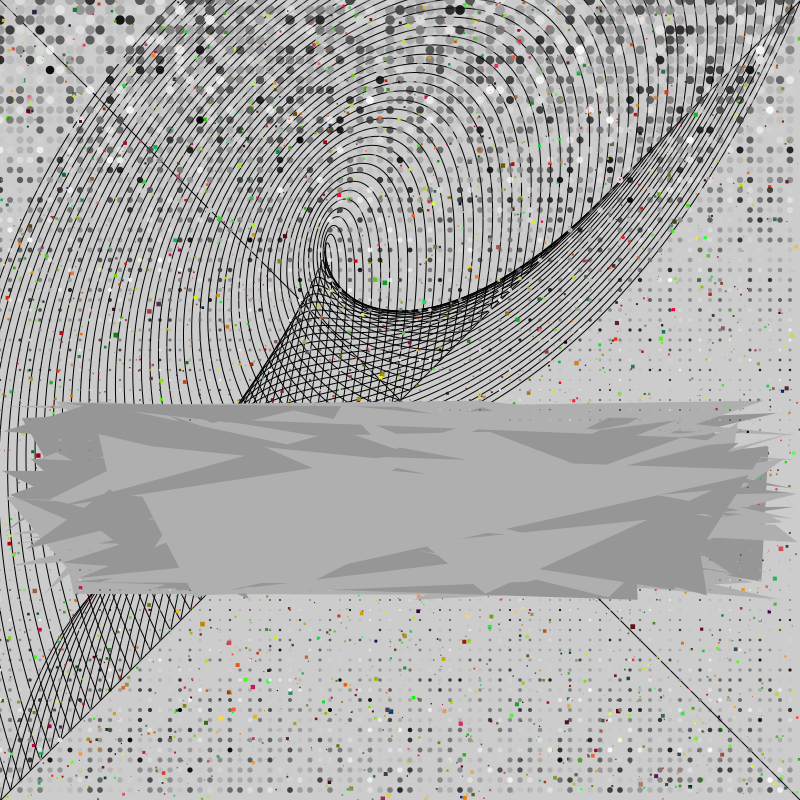
Frame 1 (no input)
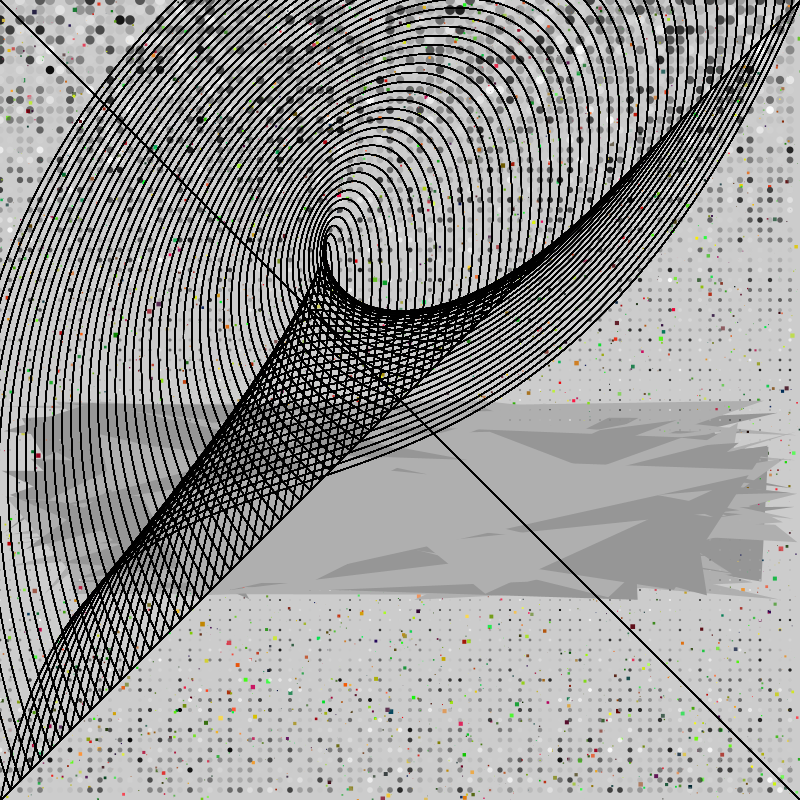
Frame 60 (the mouse pressed at the canvas centre just before this capture)
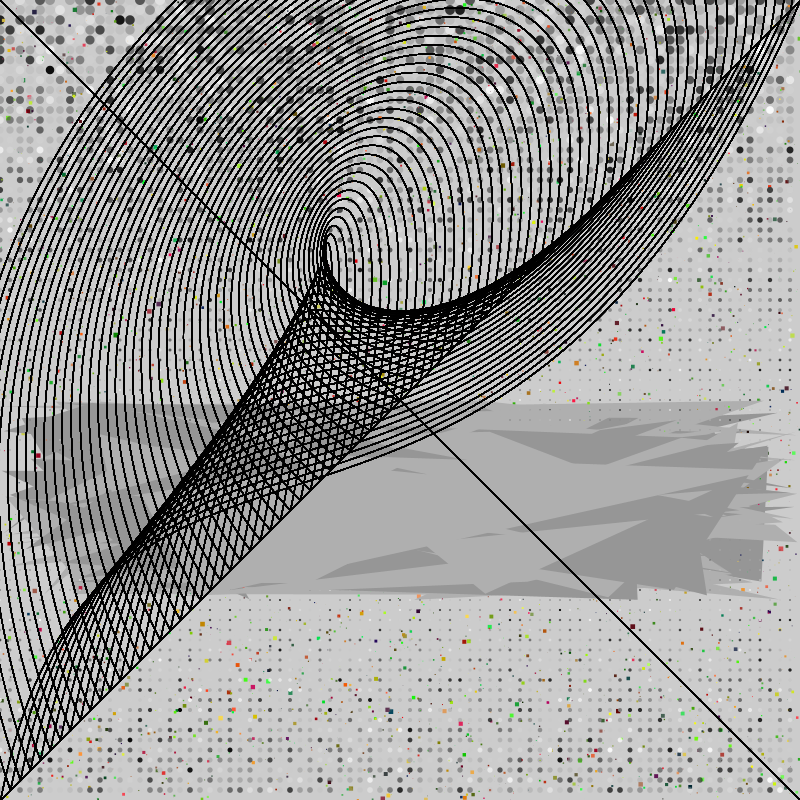
Frame 120 (the mouse held since frame 60 and released just before this capture)

The Processing sketch that drew these frames (run headless with seeded random() and noise(); from frame 60 on, the mouse is pressed at the canvas centre):

// Processing sketch: processing_129388
// ── processing_129388.pde

int x = 0;
int y = 0;
int gradient = 0;
float bigness = 10;
int increment = 0;


void setup(){
  size(800,800);
  
}

void draw(){
  
int rotate = 0;
while(rotate<800)
  {
  noFill();
  stroke(0, 0, 0);
  bezier(800-rotate, 0+rotate, 500-rotate, 700-rotate, 100+rotate, 300-rotate, 0+rotate, 800-rotate);
  
  rotate = rotate + 10;
  
  }

while(rotate<400)
  {
  noFill();
  stroke(0, 0, 0);
  bezier(800+rotate, 0-rotate, 500+rotate, 700+rotate, 100-rotate, 300+rotate, 0-rotate, 800+rotate);
  
  rotate = rotate + 10;
  
  }
  
  line(800, 0, 0, 800);
  line(0, 0, 800, 800);
    





noStroke();

   while (x<height){
    
        while (y<width){
         
         fill(random(0,255),random(0,255));
         ellipse(y, x, bigness, bigness);
         fill(random(0,255),random(0,255),random(0,100));
         float rectSize = random(0,bigness/2);
         rect(random(0, 800), random(0,800), rectSize, rectSize);
         y = y + 10;
      }    
   y = 0;
   x = x + 10; 
   gradient = gradient + 3;
   bigness = bigness - 0.2;
   
   fill(150);
   triangle(random(0,800),random(400,600),random(0,800),random(400,600),random(0,800),random(400,600));
   fill(175);
   triangle(random(0,800),random(400,600),random(0,800),random(400,600),random(0,800),random(400,600));
}

}

  
